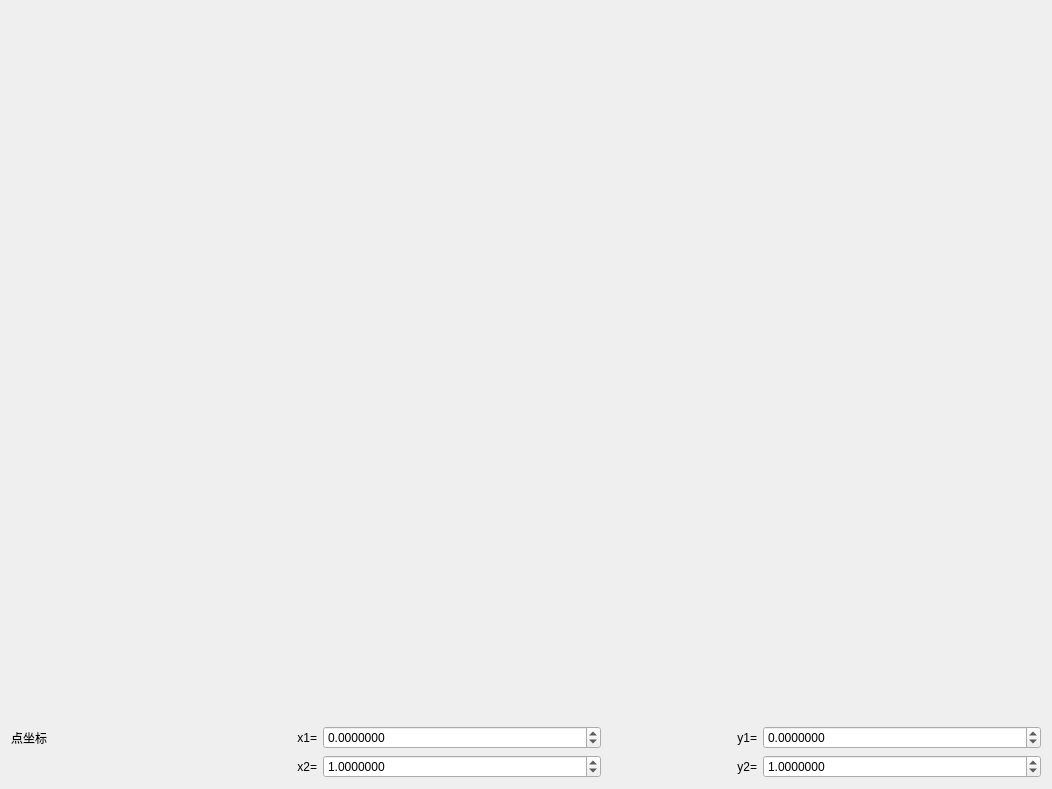
<?xml version="1.0" encoding="UTF-8"?>
<ui version="4.0">
 <class>Form</class>
 <widget class="QWidget" name="Form">
  <property name="geometry">
   <rect>
    <x>0</x>
    <y>0</y>
    <width>1052</width>
    <height>789</height>
   </rect>
  </property>
  <property name="windowTitle">
   <string>Form</string>
  </property>
  <layout class="QVBoxLayout" name="verticalLayout" stretch="10,0,0">
   <item>
    <widget class="QLabel" name="img">
     <property name="text">
      <string/>
     </property>
    </widget>
   </item>
   <item>
    <layout class="QHBoxLayout" name="horizontalLayout">
     <item>
      <widget class="QLabel" name="label_2">
       <property name="minimumSize">
        <size>
         <width>150</width>
         <height>0</height>
        </size>
       </property>
       <property name="maximumSize">
        <size>
         <width>150</width>
         <height>16777215</height>
        </size>
       </property>
       <property name="text">
        <string>点坐标 </string>
       </property>
       <property name="alignment">
        <set>Qt::AlignLeading|Qt::AlignLeft|Qt::AlignVCenter</set>
       </property>
      </widget>
     </item>
     <item>
      <widget class="QLabel" name="label_4">
       <property name="minimumSize">
        <size>
         <width>150</width>
         <height>0</height>
        </size>
       </property>
       <property name="maximumSize">
        <size>
         <width>150</width>
         <height>16777215</height>
        </size>
       </property>
       <property name="text">
        <string>x1=</string>
       </property>
       <property name="alignment">
        <set>Qt::AlignRight|Qt::AlignTrailing|Qt::AlignVCenter</set>
       </property>
      </widget>
     </item>
     <item>
      <widget class="QDoubleSpinBox" name="x1">
       <property name="decimals">
        <number>7</number>
       </property>
       <property name="minimum">
        <double>-2000.000000000000000</double>
       </property>
       <property name="maximum">
        <double>2000.000000000000000</double>
       </property>
       <property name="singleStep">
        <double>0.100000000000000</double>
       </property>
      </widget>
     </item>
     <item>
      <widget class="QLabel" name="label_3">
       <property name="minimumSize">
        <size>
         <width>150</width>
         <height>0</height>
        </size>
       </property>
       <property name="maximumSize">
        <size>
         <width>150</width>
         <height>16777215</height>
        </size>
       </property>
       <property name="text">
        <string>y1=</string>
       </property>
       <property name="alignment">
        <set>Qt::AlignRight|Qt::AlignTrailing|Qt::AlignVCenter</set>
       </property>
      </widget>
     </item>
     <item>
      <widget class="QDoubleSpinBox" name="y1">
       <property name="decimals">
        <number>7</number>
       </property>
       <property name="minimum">
        <double>-200.000000000000000</double>
       </property>
       <property name="maximum">
        <double>200.000000000000000</double>
       </property>
       <property name="singleStep">
        <double>0.100000000000000</double>
       </property>
      </widget>
     </item>
    </layout>
   </item>
   <item>
    <layout class="QHBoxLayout" name="horizontalLayout_2">
     <item>
      <widget class="QLabel" name="label_5">
       <property name="minimumSize">
        <size>
         <width>150</width>
         <height>0</height>
        </size>
       </property>
       <property name="maximumSize">
        <size>
         <width>150</width>
         <height>16777215</height>
        </size>
       </property>
       <property name="text">
        <string/>
       </property>
       <property name="alignment">
        <set>Qt::AlignLeading|Qt::AlignLeft|Qt::AlignVCenter</set>
       </property>
      </widget>
     </item>
     <item>
      <widget class="QLabel" name="label_7">
       <property name="minimumSize">
        <size>
         <width>150</width>
         <height>0</height>
        </size>
       </property>
       <property name="maximumSize">
        <size>
         <width>150</width>
         <height>16777215</height>
        </size>
       </property>
       <property name="text">
        <string>x2=</string>
       </property>
       <property name="alignment">
        <set>Qt::AlignRight|Qt::AlignTrailing|Qt::AlignVCenter</set>
       </property>
      </widget>
     </item>
     <item>
      <widget class="QDoubleSpinBox" name="x2">
       <property name="decimals">
        <number>7</number>
       </property>
       <property name="minimum">
        <double>-2000.000000000000000</double>
       </property>
       <property name="maximum">
        <double>2000.000000000000000</double>
       </property>
       <property name="singleStep">
        <double>0.100000000000000</double>
       </property>
       <property name="value">
        <double>1.000000000000000</double>
       </property>
      </widget>
     </item>
     <item>
      <widget class="QLabel" name="label_8">
       <property name="minimumSize">
        <size>
         <width>150</width>
         <height>0</height>
        </size>
       </property>
       <property name="maximumSize">
        <size>
         <width>150</width>
         <height>16777215</height>
        </size>
       </property>
       <property name="text">
        <string>y2=</string>
       </property>
       <property name="alignment">
        <set>Qt::AlignRight|Qt::AlignTrailing|Qt::AlignVCenter</set>
       </property>
      </widget>
     </item>
     <item>
      <widget class="QDoubleSpinBox" name="y2">
       <property name="decimals">
        <number>7</number>
       </property>
       <property name="minimum">
        <double>-2000.000000000000000</double>
       </property>
       <property name="maximum">
        <double>2000.000000000000000</double>
       </property>
       <property name="singleStep">
        <double>0.100000000000000</double>
       </property>
       <property name="value">
        <double>1.000000000000000</double>
       </property>
      </widget>
     </item>
    </layout>
   </item>
  </layout>
 </widget>
 <resources/>
 <connections/>
</ui>
